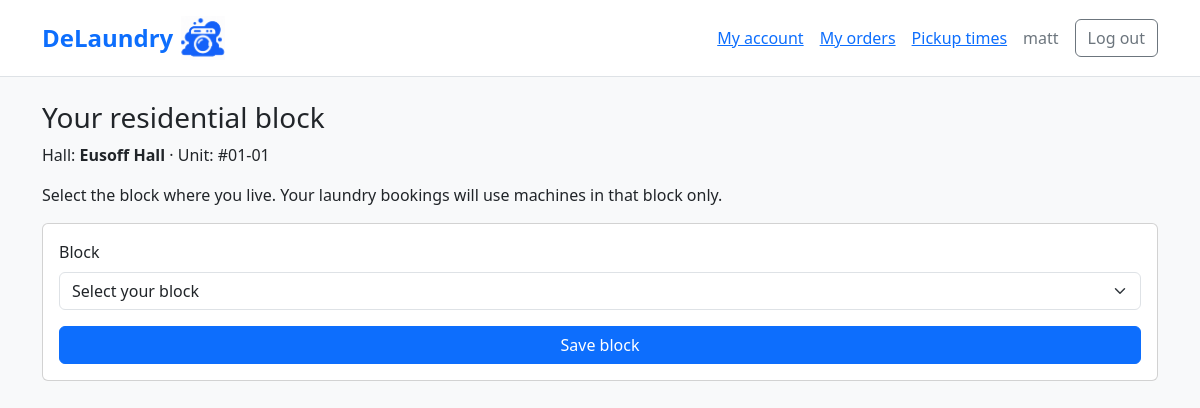
Page /accounts/block/ (signed in) on the earlier database version.
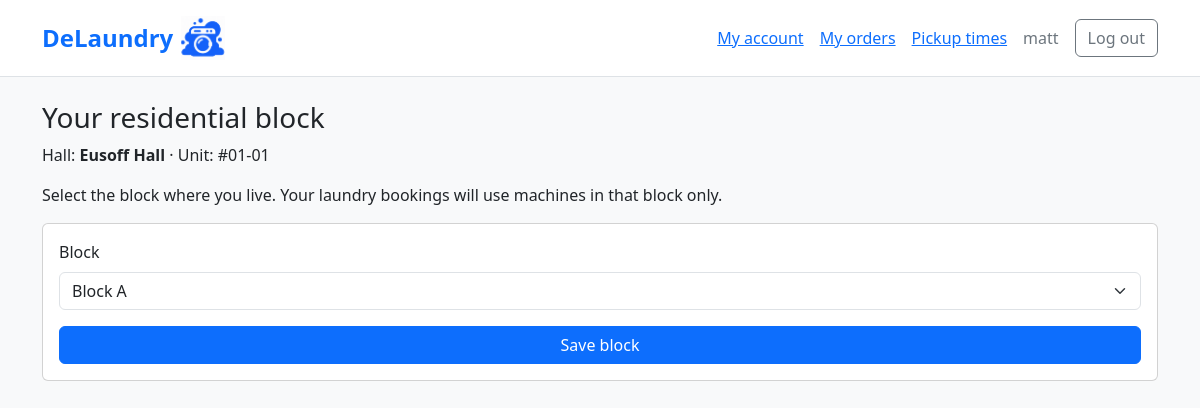
Same page on the later database version.
### accounts/models.py (models this page shows)
class CustomerProfile(models.Model):
  user = models.OneToOneField(User, on_delete=models.CASCADE)
  residence = models.ForeignKey('facilities.Residence', on_delete=models.PROTECT)
  block = models.CharField(max_length=1, choices=BLOCK_CHOICES, blank=True, default="")
  id = models.AutoField(primary_key=True)
  unitNum = models.CharField(max_length=8)
  class Meta:
    constraints = [
      models.CheckConstraint(
        condition=models.Q(block__in=["", *"ABCDEF"]),
        name="customer_valid_block",
      ),
    ]

### facilities/models.py (models this page shows)
class Residence(models.Model):
  id = models.AutoField(primary_key=True)
  name = models.CharField(
    max_length=120,
    unique=True,
    choices=[
      ('eusoff', 'Eusoff Hall'),
      ('kentridge', 'Kent Ridge Hall'),
      ('kingedward', 'King Edward VII Hall'),
      ('raffles', 'Raffles Hall'),
      ('sheares', 'Sheares Hall'),
      ('temasek', 'Temasek Hall')
  ])
  is_active = models.BooleanField(default=True) # just for admin control
  def __str__(self):
    return self.get_name_display()

### accounts/views.py (the view)
# urls.py: path("block/", views.customer_block, name="customer_block"),
@login_required(login_url="accounts:login")
@require_http_methods(["GET", "POST"])
def customer_block(request):
  if not request.user.is_active or request.user.role != "customer":
    return HttpResponseForbidden("This page is for customers only.")
  profile = CustomerProfile.objects.select_related("residence").filter(user=request.user).first()
  if profile is None:
    return HttpResponseForbidden("Your customer profile is missing. Please contact staff.")
  form = CustomerBlockForm(request.POST if request.method == "POST" else None, instance=profile)
  if request.method == "POST" and form.is_valid():
    form.save()
    return redirect("customerstorefront:availability")
  return render(request, "accounts/customer_block.html", {"profile": profile, "form": form})

### accounts/forms.py
class CustomerBlockForm(forms.ModelForm):
    block = forms.ChoiceField(widget=forms.Select(attrs={"class": "form-select"}))
    class Meta:
        model = CustomerProfile
        fields = ["block"]
    def __init__(self, *args, **kwargs):
        super().__init__(*args, **kwargs)
        rooms = LaundryRoom.objects.filter(
            residence=self.instance.residence, residence__is_active=True, is_active=True,
        ).order_by("block")
        self.fields["block"].choices = [("", "Select your block")] + [
            (room.block, room.get_block_display()) for room in rooms
        ]

### bookings/context_processors.py (called while the page is built)
def demo_clock(request):
  if not getattr(settings, "DEMO_MODE", False):
    return {}
  return {"demo_time": clock.localtime(), "demo_session": settings.DEMO_SESSION}

### accounts/templates/accounts/customer_block.html (shortened to what this page needs)
{% extends "accounts/base.html" %}
{% block content %}
  <h1 class="h3">Your residential block</h1>
  <p>Hall: <strong>{{ profile.residence }}</strong> &middot; Unit: {{ profile.unitNum }}</p>
  <p>Select the block where you live. Your laundry bookings will use machines in that block only.</p>
  <form class="card card-body" method="post">
    <div class="mb-3">
      <label class="form-label" for="{{ form.block.id_for_label }}">Block</label>
      {{ form.block }}
    </div>
    <button class="btn btn-primary" type="submit">Save block</button>
  </form>
{% endblock %}

Differences in the rows shown:
changed CustomerProfile "Eusoff Hall": block "Select your block" → "Block A"
